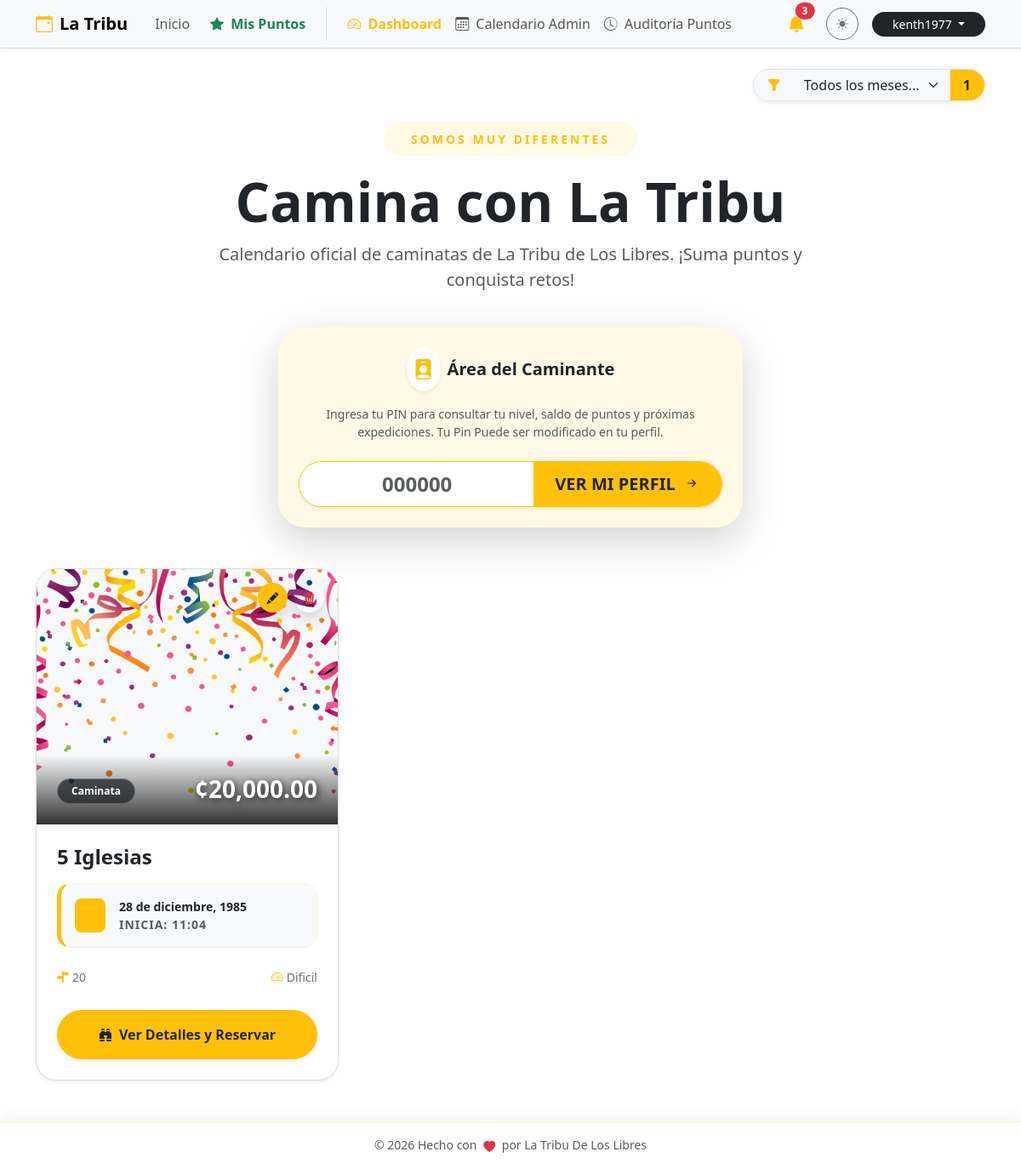
Page / (signed in) on the earlier database version.
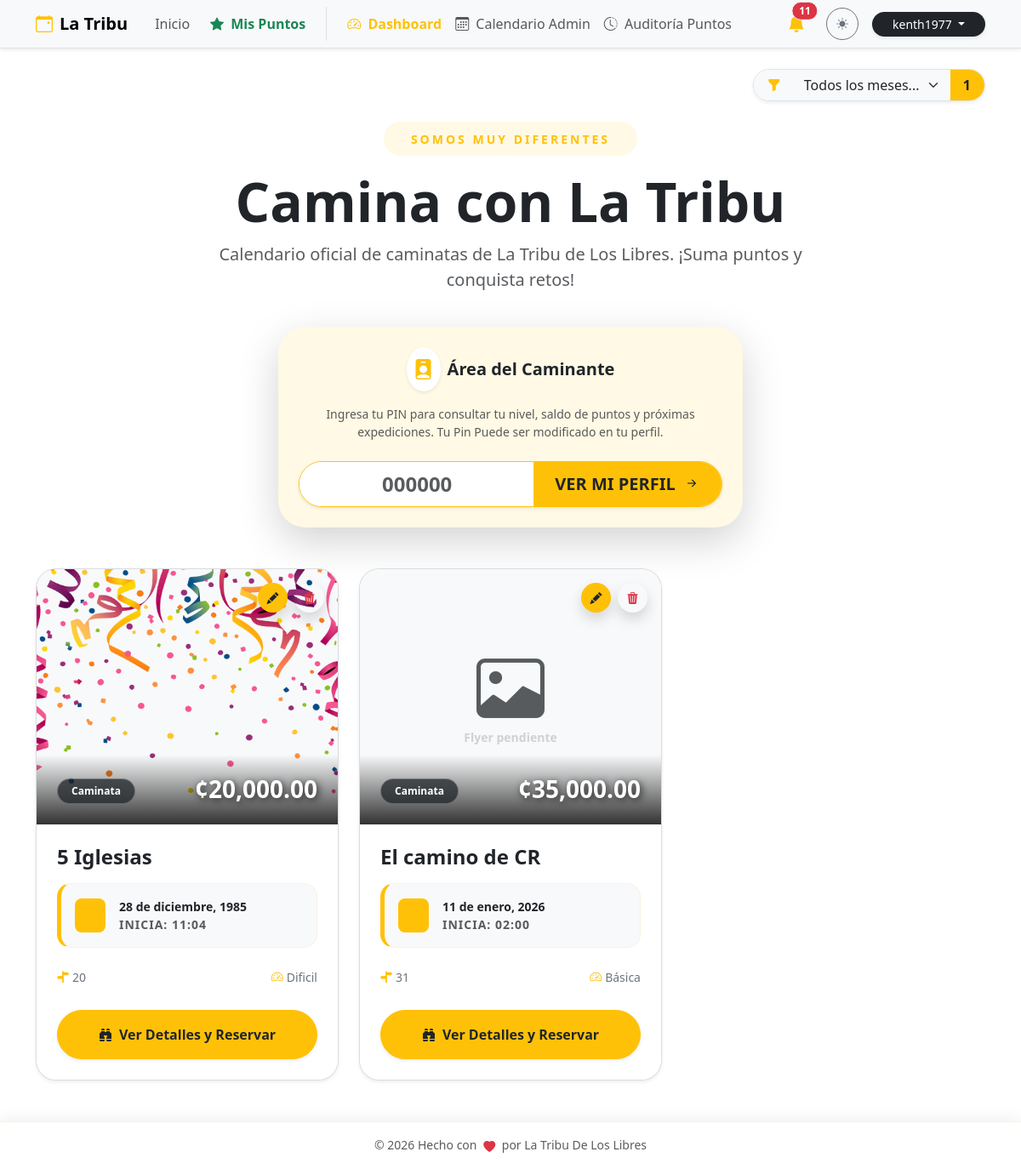
Same page on the later database version.
### db.py (models this page shows, shortened)
class User(db.Model, UserMixin):
    __tablename__ = 'user'
    id = db.Column(db.Integer, primary_key=True)
    email = db.Column(db.String(120), unique=True, nullable=False)
    password = db.Column(db.String(200), nullable=False)
    is_superuser = db.Column(db.Boolean, default=False)

class Event(db.Model):
    __tablename__ = 'event'
    id = db.Column(db.Integer, primary_key=True)
    title = db.Column(db.String(100), nullable=False)
    flyer = db.Column(db.String(120)) # Nombre del archivo de imagen
    currency = db.Column(db.String(5), default='¢')
    price = db.Column(db.Float, nullable=False)
    reservation_fee = db.Column(db.String(50)) # Texto libre ej: "5000 colones"
    points_reward = db.Column(db.Integer, default=10) # Puntos que otorga
    activity_type = db.Column(db.String(50)) # Caminata, Camping, etc.
    difficulty = db.Column(db.String(50))
    distance = db.Column(db.String(50))
    duration_days = db.Column(db.Integer, default=1)
    event_date = db.Column(db.Date, nullable=False)
    end_date = db.Column(db.Date) # Para eventos de varios días
    departure_point = db.Column(db.String(150))
    departure_time = db.Column(db.String(20))
    pickup_point = db.Column(db.String(200))
    capacity = db.Column(db.Integer, default=0)
    description = db.Column(db.Text)
    status = db.Column(db.String(20), default='Activa') # Activa, Suspendido, Se Traslado
    moved_date = db.Column(db.Date) # Nueva fecha si se traslada
    bookings = db.relationship('Booking', backref='event', lazy=True, cascade="all, delete-orphan")

### app.py (the view)
@main_bp.route('/')
def home():
    search_month = request.args.get('search_month', type=int)
    query = Event.query
    if search_month:
        query = query.filter(extract('month', Event.event_date) == search_month)
    events = query.order_by(Event.event_date.asc()).all()
    return render_template('home.html', events=events)

### templates/home.html (shortened to what this page needs)
{% extends "base.html" %}
{% block content %}
{% set meses = ['', 'enero', 'febrero', 'marzo', 'abril', 'mayo', 'junio', 'julio', 'agosto', 'septiembre', 'octubre', 'noviembre', 'diciembre'] %}
<div class="row align-items-center mb-4 animate__animated animate__fadeIn">
    <div class="col-lg-12 text-center">
        <div class="d-inline-block p-2 bg-warning bg-opacity-10 rounded-pill mb-3">
            <span class="text-warning fw-bold small px-4 text-uppercase" style="letter-spacing: 3px;">Somos muy Diferentes</span>
        </div>
        <h1 class="display-3 fw-bold mb-0">Camina con La Tribu</h1>
        <p class="lead text-muted mt-2 mx-auto" style="max-width: 700px;">
            Calendario oficial de caminatas de La Tribu de Los Libres. ¡Suma puntos y conquista retos!
        </p>
    </div>
</div>
<div class="row justify-content-center mb-5 animate__animated animate__fadeInUp" style="animation-delay: 0.2s;">
    <div class="col-md-8 col-lg-6">
        <div class="card border-0 shadow-lg rounded-5 overflow-hidden position-relative">
            <div class="position-absolute top-0 start-0 w-100 h-100 bg-warning bg-opacity-10" style="z-index: 0;"></div>
            <div class="card-body p-4 text-center position-relative" style="z-index: 1;">
                <div class="d-flex justify-content-center align-items-center mb-3">
                    <div class="bg-white p-2 rounded-circle shadow-sm me-2 text-warning">
                        <i class="bi bi-person-badge-fill fs-4"></i>
                    </div>
                    <h5 class="fw-bold mb-0 text-dark">Área del Caminante</h5>
                </div>
                <p class="text-muted small mb-4">
                    Ingresa tu PIN para consultar tu nivel, saldo de puntos y próximas expediciones. Tu Pin Puede ser modificado en tu perfil.
                </p>
                <div class="input-group input-group-lg shadow-sm rounded-pill overflow-hidden border border-warning bg-white">
                    <input type="text" id="quickPinInput" class="form-control border-0 text-center fw-bold text-primary fs-4" placeholder="000000" maxlength="6" oninput="this.value = this.value.replace(/[^0-9]/g, '')">
                    <button class="btn btn-warning fw-bold text-dark px-4 transition-hover" type="button" onclick="goToProfileQuick()">
                        <span class="ver-text">VER </span>MI PERFIL <i class="bi bi-arrow-right-short ms-1"></i>
                    </button>
                </div>
            </div>
        </div>
    </div>
</div>
<div class="row g-4">
    {% if events %}
        {% for event in events %}
        <div class="col-md-6 col-lg-4">
            <div class="card h-100 shadow-sm border border-secondary border-opacity-25 overflow-hidden position-relative adventure-card animate__animated animate__fadeInUp" style="animation-delay: {{ loop.index0 * 0.1 }}s">
                {% if current_user.is_authenticated and current_user.is_superuser %}
                <div class="position-absolute top-0 end-0 m-3 z-3 d-flex gap-2">
                    <button class="btn btn-warning btn-sm rounded-circle shadow text-dark border-0 btn-admin-float" title="Editar Actividad" data-bs-toggle="modal" data-bs-target="#editModal{{ event.id }}">
                        <i class="bi bi-pencil-fill"></i>
                    </button>
                    <button class="btn btn-white btn-sm rounded-circle shadow text-danger border-0 btn-admin-float" title="Eliminar" data-bs-toggle="modal" data-bs-target="#deleteModal{{ event.id }}">
                        <i class="bi bi-trash3-fill"></i>
                    </button>
                </div>
                {% endif %}
                <div class="card-img-container" style="height: 300px; background: var(--bs-tertiary-bg); position: relative; overflow: hidden;">
                    {% if event.flyer %}
                        <img src="{{ url_for('static', filename='uploads/flyers/' + event.flyer) }}" class="card-img-top w-100 h-100 flyer-zoom" style="object-fit: cover;" alt="{{ event.title }}">
                    {% else %}
                        <div class="w-100 h-100 d-flex flex-column align-items-center justify-content-center text-muted">
                            <i class="bi bi-image display-1 opacity-10"></i>
                            <small class="fw-bold opacity-25">Flyer pendiente</small>
                        </div>
                    {% endif %}
                    <div class="price-overlay position-absolute bottom-0 start-0 w-100 p-4 d-flex justify-content-between align-items-end" style="background: linear-gradient(transparent, rgba(0,0,0,0.8));">
                        <span class="badge bg-dark bg-opacity-75 text-white px-3 py-2 rounded-pill small border border-white border-opacity-25">{{ event.activity_type }}</span>
                        <div class="price-tag">
                            <span class="h3 fw-bold mb-0 text-white shadow-text">{{ event.currency }}{{ "{:,.2f}".format(event.price) }}</span>
                        </div>
                    </div>
                </div>
                <div class="card-body p-4">
                    <h4 class="card-title fw-bold mb-3 text-truncate-2 title-link">{{ event.title }}</h4>
                    <div class="mb-4 p-3 bg-body-tertiary rounded-4 small border border-warning border-opacity-10 ticket-date">
                        <div class="d-flex align-items-center">
                            <div class="bg-warning bg-opacity-20 p-2 rounded-3 me-3 text-warning">
                                <i class="bi bi-calendar3 h5 mb-0"></i>
                            </div>
                            <div>
                                <div class="fw-bold text-body">
                                    {% if event.duration_days > 1 %}
                                        Del {{ event.event_date.day }} al {{ event.end_date.day }} de {{ meses[event.end_date.month] }}
                                    {% else %}
                                        {{ event.event_date.day }} de {{ meses[event.event_date.month] }}, {{ event.event_date.year }}
                                    {% endif %}
                                </div>
                                <div class="x-small text-muted text-uppercase fw-bold" style="letter-spacing: 1px;">Inicia: {{ event.departure_time }}</div>
                            </div>
                        </div>
                    </div>
                    <div class="row g-2 mb-1 small text-secondary fw-medium">
                        <div class="col-7">
                            <i class="bi bi-signpost-split-fill me-1 text-warning"></i>{{ event.distance or 'Por definir' }}
                        </div>
                        <div class="col-5 text-end">
                            <i class="bi bi-speedometer2 me-1 text-warning"></i>{{ event.difficulty }}
                        </div>
                    </div>
                </div>
                <div class="card-footer bg-body border-0 p-4 pt-0">
                    <button class="btn btn-warning rounded-pill fw-bold py-3 shadow-sm w-100 text-dark transition-all btn-main-reserve" data-bs-toggle="modal" data-bs-target="#detailsModal{{ event.id }}">
                        <i class="bi bi-binoculars-fill me-2"></i>Ver Detalles y Reservar
                    </button>
                </div>
            </div>
        </div>
        {% endfor %}
    {% endif %}
</div>
<link rel="stylesheet" href="https://cdnjs.cloudflare.com/ajax/libs/animate.css/4.1.1/animate.min.css"/>
{% endblock %}

### templates/base.html (shortened to what this page needs)
<!DOCTYPE html>
<html lang="es" data-bs-theme="light">
<head>
    <link href="https://cdn.jsdelivr.net/npm/bootstrap@5.3.2/dist/css/bootstrap.min.css" rel="stylesheet">
    <link rel="stylesheet" href="https://cdn.jsdelivr.net/npm/bootstrap-icons@1.11.1/font/bootstrap-icons.css">
    <link rel="stylesheet" href="https://cdnjs.cloudflare.com/ajax/libs/animate.css/4.1.1/animate.min.css"/>
</head>
<body>
    <nav class="navbar navbar-expand-lg bg-body-tertiary border-bottom sticky-top shadow-sm">
        <div class="container">
            <a class="navbar-brand fw-bold" href="{{ url_for('main.home') }}">
                <i class="bi bi-calendar-event me-2 text-warning"></i>La Tribu
            </a>
            <div class="collapse navbar-collapse" id="navbarNav">
                <ul class="navbar-nav me-auto align-items-center">
                    <li class="nav-item">
                        <a class="nav-link px-3" href="{{ url_for('main.home') }}">Inicio</a>
                    </li>
                    <li class="nav-item">
                        <button class="nav-link btn btn-link text-decoration-none fw-bold text-success border-0 bg-transparent" data-bs-toggle="modal" data-bs-target="#pointsModal">
                            <i class="bi bi-star-fill me-1"></i> Mis Puntos
                        </button>
                    </li>
                    {% if current_user.is_authenticated and current_user.is_superuser %}
                    <li class="nav-item ms-lg-3 border-start ps-lg-3">
                        <a class="nav-link fw-bold text-warning" href="{{ url_for('main.dashboard') }}">
                            <i class="bi bi-speedometer2 me-1"></i> Dashboard
                        </a>
                    </li>
                    <li class="nav-item">
                        <a class="nav-link" href="{{ url_for('calendar_view.view') }}">
                            <i class="bi bi-calendar3 me-1"></i> Calendario Admin
                        </a>
                    </li>
                    <li class="nav-item">
                        <a class="nav-link" href="{{ url_for('puntos.historial_global') }}">
                            <i class="bi bi-clock-history me-1"></i> Auditoría Puntos
                        </a>
                    </li>
                    {% endif %}
                </ul>
                <div class="d-flex align-items-center gap-3 mt-3 mt-lg-0">
                    {% if current_user.is_authenticated and current_user.is_superuser %}
                    <div class="dropdown">
                        <button class="btn btn-link position-relative text-dark p-0 me-2" type="button" data-bs-toggle="dropdown" aria-expanded="false">
                            <i class="bi bi-bell-fill fs-5 text-warning"></i>
                            {% if admin_unread_count > 0 %}
                            <span class="position-absolute top-0 start-100 translate-middle badge rounded-pill bg-danger border border-light animate__animated animate__pulse animate__infinite">
                                {{ admin_unread_count }}
                            </span>
                            {% endif %}
                        </button>
                    </div>
                    {% endif %}
                    <button class="btn btn-sm btn-outline-secondary rounded-circle" id="themeToggler" title="Cambiar tema" style="width: 38px; height: 38px; padding: 0;">
                        <i class="bi bi-sun-fill" id="themeIcon"></i>
                    </button>
                    {% if current_user.is_authenticated %}
                        <div class="dropdown">
                            <button class="btn btn-dark btn-sm rounded-pill px-4 dropdown-toggle shadow-sm border-0" type="button" data-bs-toggle="dropdown">
                                {{ current_user.email.split('@')[0] }}
                            </button>
                        </div>
                    {% else %}
                        <a href="{{ url_for('auth.login') }}" class="btn btn-warning btn-sm text-dark fw-bold rounded-pill px-4 shadow-sm border-0">
                            <i class="bi bi-lock-fill me-1"></i>Admin
                        </a>
                    {% endif %}
                </div>
            </div>
        </div>
    </nav>
    <main class="container py-4">
        {% if request.endpoint == 'main.home' %}
        <div class="row mb-4 justify-content-end animate__animated animate__fadeIn">
            <div class="col-auto">
                <form action="{{ url_for('main.home') }}" method="GET" class="d-flex align-items-center">
                    <div class="input-group shadow-sm rounded-pill overflow-hidden border">
                        <span class="input-group-text border-0 bg-body-tertiary text-warning px-3">
                            <i class="bi bi-funnel-fill"></i>
                        </span>
                        <select name="search_month" class="form-select border-0 bg-body-tertiary text-body shadow-none" style="min-width: 180px;" onchange="this.form.submit()">
                            <option value="">Todos los meses...</option>
                        </select>
                        <span class="input-group-text border-0 bg-warning text-dark fw-bold px-3" title="Actividades este mes">
                            {{ month_activity_count|default(0) }}
                        </span>
                    </div>
                </form>
            </div>
        </div>
        {% endif %}
        {% block content %}{% endblock %}
    </main>
    <footer class="footer-sticky-blur py-3 text-center">
        <div class="container d-flex justify-content-center align-items-center gap-3">
            <span class="text-body-secondary fw-medium small">
                © 2026 Hecho con <i class="bi bi-heart-fill text-danger heart-beat mx-1"></i> por La Tribu De Los Libres
            </span>
        </div>
    </footer>
</body>
</html>

Differences in the rows shown:
added Event: shows "Flyer pendiente", activity_type "Caminata", currency "¢", price "35,000.00", title "El camino de CR", event_date.day "11", event_date "enero", event_date.year "2026", departure_time "02:00", distance "31", difficulty "Básica"
Other differences:
{{ admin_unread_count }}: "3" → "11"
